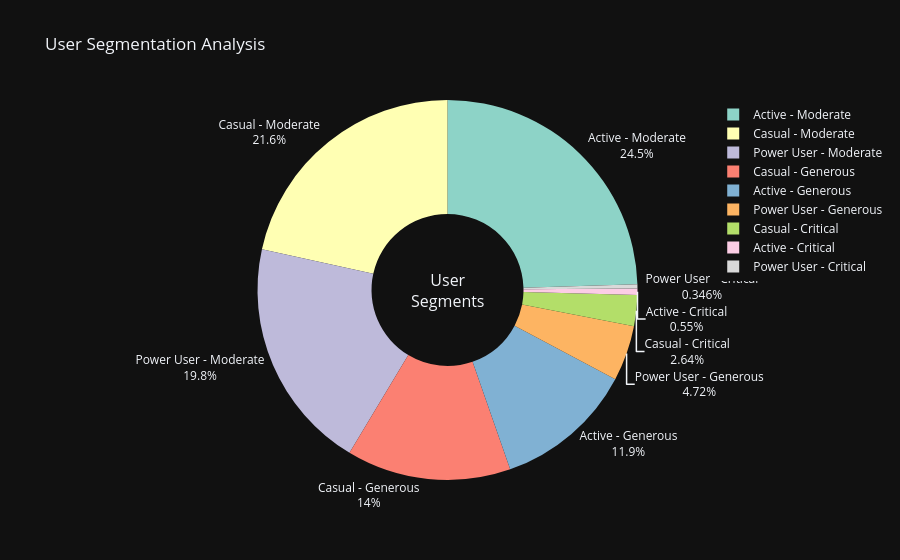

The notebook cell saved with this chart:
### Markdown cell above
## Part 4: Advanced Business Intelligence & Insights

Now let's create comprehensive business intelligence dashboards and insights that management can use for strategic decision-making.

### Code cell
"""
Advanced Business Intelligence Analysis
Comprehensive analytics for strategic decision-making
"""
import plotly.express as px

# 1. User Segmentation Analysis
print("=" * 70)
print("USER SEGMENTATION ANALYSIS")
print("=" * 70)

user_stats = ratings_df.groupby('userId').agg({
    'rating': ['mean', 'std', 'count'],
    'movieId': 'nunique'
}).reset_index()

user_stats.columns = ['userId', 'avg_rating', 'std_rating', 'num_ratings', 'unique_movies']

# Segment users
def categorize_user(row):
    if row['avg_rating'] >= 4.0:
        rating_type = 'Generous'
    elif row['avg_rating'] <= 2.5:
        rating_type = 'Critical'
    else:
        rating_type = 'Moderate'
    
    if row['num_ratings'] >= 100:
        activity = 'Power User'
    elif row['num_ratings'] >= 20:
        activity = 'Active'
    else:
        activity = 'Casual'
    
    return f"{activity} - {rating_type}"

user_stats['segment'] = user_stats.apply(categorize_user, axis=1)

# Visualize user segments
segment_counts = user_stats['segment'].value_counts()

fig = go.Figure(data=[go.Pie(
    labels=segment_counts.index,
    values=segment_counts.values,
    hole=0.4,
    marker=dict(colors=px.colors.qualitative.Set3),
    textinfo='label+percent',
    textposition='outside'
)])

fig.update_layout(
    title='User Segmentation Analysis',
    template='plotly_dark',
    height=600,
    showlegend=True,
    annotations=[dict(text='User<br>Segments', x=0.5, y=0.5, font_size=16, showarrow=False)]
)

fig.show()

print(f"\n✓ Identified {user_stats['segment'].nunique()} user segments")
print(f"\nSegment Distribution:")
display(pd.DataFrame(segment_counts).T)

### Figure 1 — Plotly figure (JSON) as saved in the notebook; plotly's stock layout.template omitted (floating-point values rounded to 4 significant figures)
{"data": [{"hole": 0.4, "labels": ["Active - Moderate", "Casual - Moderate", "Power User - Moderate", "Casual - Generous", "Active - Generous", "Power User - Generous", "Casual - Critical", "Active - Critical", "Power User - Critical"], "marker": {"colors": ["rgb(141,211,199)", "rgb(255,255,179)", "rgb(190,186,218)", "rgb(251,128,114)", "rgb(128,177,211)", "rgb(253,180,98)", "rgb(179,222,105)", "rgb(252,205,229)", "rgb(217,217,217)", "rgb(188,128,189)", "rgb(204,235,197)", "rgb(255,237,111)"]}, "textinfo": "label+percent", "textposition": "outside", "type": "pie", "values": [4819, 4236, 3895, 2746, 2333, 927, 519, 108, 68]}], "layout": {"annotations": [{"font": {"size": 16}, "showarrow": false, "text": "User<br>Segments", "x": 0.5, "y": 0.5}], "autosize": true, "showlegend": true, "title": {"text": "User Segmentation Analysis"}}}
